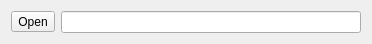
<?xml version="1.0" encoding="UTF-8"?>
<ui version="4.0">
 <class>MainBox</class>
 <widget class="QWidget" name="MainBox">
  <property name="geometry">
   <rect>
    <x>0</x>
    <y>0</y>
    <width>356</width>
    <height>36</height>
   </rect>
  </property>
  <property name="windowTitle">
   <string>Dialog</string>
  </property>
  <layout class="QHBoxLayout" name="horizontalLayout_2">
   <item>
    <layout class="QHBoxLayout" name="horizontalLayout">
     <item>
      <widget class="QToolButton" name="BtnOpen">
       <property name="text">
        <string>Open</string>
       </property>
      </widget>
     </item>
     <item>
      <widget class="QLineEdit" name="leMd5">
       <property name="minimumSize">
        <size>
         <width>300</width>
         <height>0</height>
        </size>
       </property>
       <property name="readOnly">
        <bool>true</bool>
       </property>
      </widget>
     </item>
    </layout>
   </item>
  </layout>
 </widget>
 <resources/>
 <connections/>
</ui>
